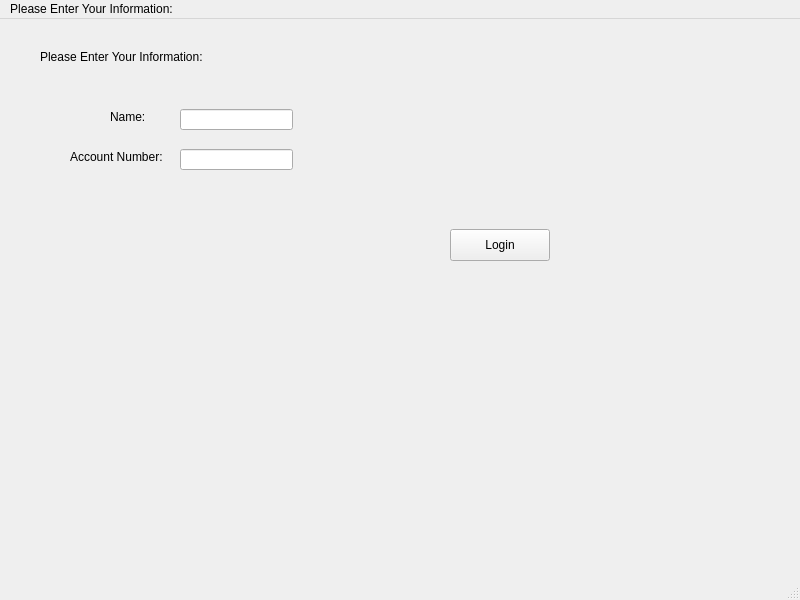
<?xml version="1.0" encoding="UTF-8"?>
<ui version="4.0">
 <class>MainWindow</class>
 <widget class="QMainWindow" name="MainWindow">
  <property name="geometry">
   <rect>
    <x>0</x>
    <y>0</y>
    <width>800</width>
    <height>600</height>
   </rect>
  </property>
  <property name="windowTitle">
   <string>MainWindow</string>
  </property>
  <widget class="QWidget" name="centralwidget">
   <widget class="QPushButton" name="login">
    <property name="geometry">
     <rect>
      <x>450</x>
      <y>210</y>
      <width>100</width>
      <height>32</height>
     </rect>
    </property>
    <property name="text">
     <string>Login</string>
    </property>
   </widget>
   <widget class="QLineEdit" name="name">
    <property name="geometry">
     <rect>
      <x>180</x>
      <y>90</y>
      <width>113</width>
      <height>21</height>
     </rect>
    </property>
    <property name="text">
     <string/>
    </property>
   </widget>
   <widget class="QLineEdit" name="AccountNumber">
    <property name="geometry">
     <rect>
      <x>180</x>
      <y>130</y>
      <width>113</width>
      <height>21</height>
     </rect>
    </property>
    <property name="text">
     <string/>
    </property>
   </widget>
   <widget class="QLabel" name="labelName">
    <property name="geometry">
     <rect>
      <x>110</x>
      <y>90</y>
      <width>58</width>
      <height>16</height>
     </rect>
    </property>
    <property name="text">
     <string>Name:</string>
    </property>
   </widget>
   <widget class="QLabel" name="label_Accountnum">
    <property name="geometry">
     <rect>
      <x>70</x>
      <y>130</y>
      <width>111</width>
      <height>16</height>
     </rect>
    </property>
    <property name="text">
     <string>Account Number:</string>
    </property>
   </widget>
   <widget class="QLabel" name="label_enterinfo">
    <property name="geometry">
     <rect>
      <x>40</x>
      <y>30</y>
      <width>201</width>
      <height>16</height>
     </rect>
    </property>
    <property name="text">
     <string>Please Enter Your Information:</string>
    </property>
   </widget>
  </widget>
  <widget class="QMenuBar" name="menubar">
   <property name="geometry">
    <rect>
     <x>0</x>
     <y>0</y>
     <width>800</width>
     <height>24</height>
    </rect>
   </property>
   <widget class="QMenu" name="menuPlease_Enter_Your_Information">
    <property name="title">
     <string>Please Enter Your Information:</string>
    </property>
   </widget>
   <addaction name="menuPlease_Enter_Your_Information"/>
  </widget>
  <widget class="QStatusBar" name="statusbar"/>
 </widget>
 <resources/>
 <connections/>
</ui>
